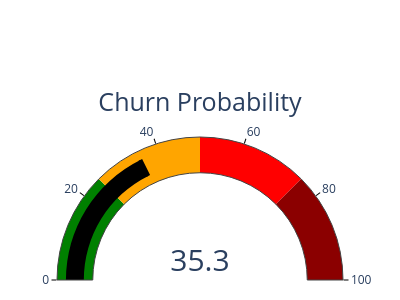

Source (notebook cell):
### Code cell
import plotly.graph_objects as go

# Example value (say churn probability)

def gauge(probability=1, fname=False): 
    
    fig = go.Figure(go.Indicator(
        mode = "gauge+number",
        value = probability * 100,  # scale to %
        number = {'font': {'size': 30}},
        title = {'text': "Churn Probability", 'font': {'size': 25}},
        gauge = {
            'axis': {
                'range': [0, 100], 
                'tickwidth': 1, 
                'tickcolor': "black"
            },
            'bar': {'color': "black"},  # pointer color
            'steps': [
                {'range': [0, 25], 'color': "green"},
                {'range': [25, 50], 'color': "orange"},
                {'range': [50, 75], 'color': "red"},
                {'range': [75, 100], 'color': "darkred"}
            ],
            'threshold': {
                'line': {'color': "black", 'width': 4},
                'thickness': 0.5,
                'value': probability * 100
            }
        },
        domain={'x': [0, 1], 'y': [0, 0.55]}  # restrict gauge to bottom half → 180°
    ))

    fig.update_layout(
        margin={'t':20, 'b':20, 'l':0, 'r':0},
        height=300,
        width=400
    )
    
    if fname:
        fig.write_image(fname)
        
    fig.show()

gauge(probability= model.predict_proba(X_test.iloc[0:1])[0,1], fname = root_dir+ "/churn_gauge.png")

### Figure 1 — Plotly figure (JSON) as saved in the notebook; plotly's stock layout.template omitted (floating-point values rounded to 4 significant figures)
{"data": [{"domain": {"x": [0, 1], "y": [0, 0.55]}, "gauge": {"axis": {"range": [0, 100], "tickcolor": "black", "tickwidth": 1}, "bar": {"color": "black"}, "steps": [{"color": "green", "range": [0, 25]}, {"color": "orange", "range": [25, 50]}, {"color": "red", "range": [50, 75]}, {"color": "darkred", "range": [75, 100]}], "threshold": {"line": {"color": "black", "width": 4}, "thickness": 0.5, "value": 35.32}}, "mode": "gauge+number", "number": {"font": {"size": 30}}, "title": {"font": {"size": 25}, "text": "Churn Probability"}, "type": "indicator", "value": 35.32}], "layout": {"height": 300, "margin": {"b": 20, "l": 0, "r": 0, "t": 20}, "width": 400}}
